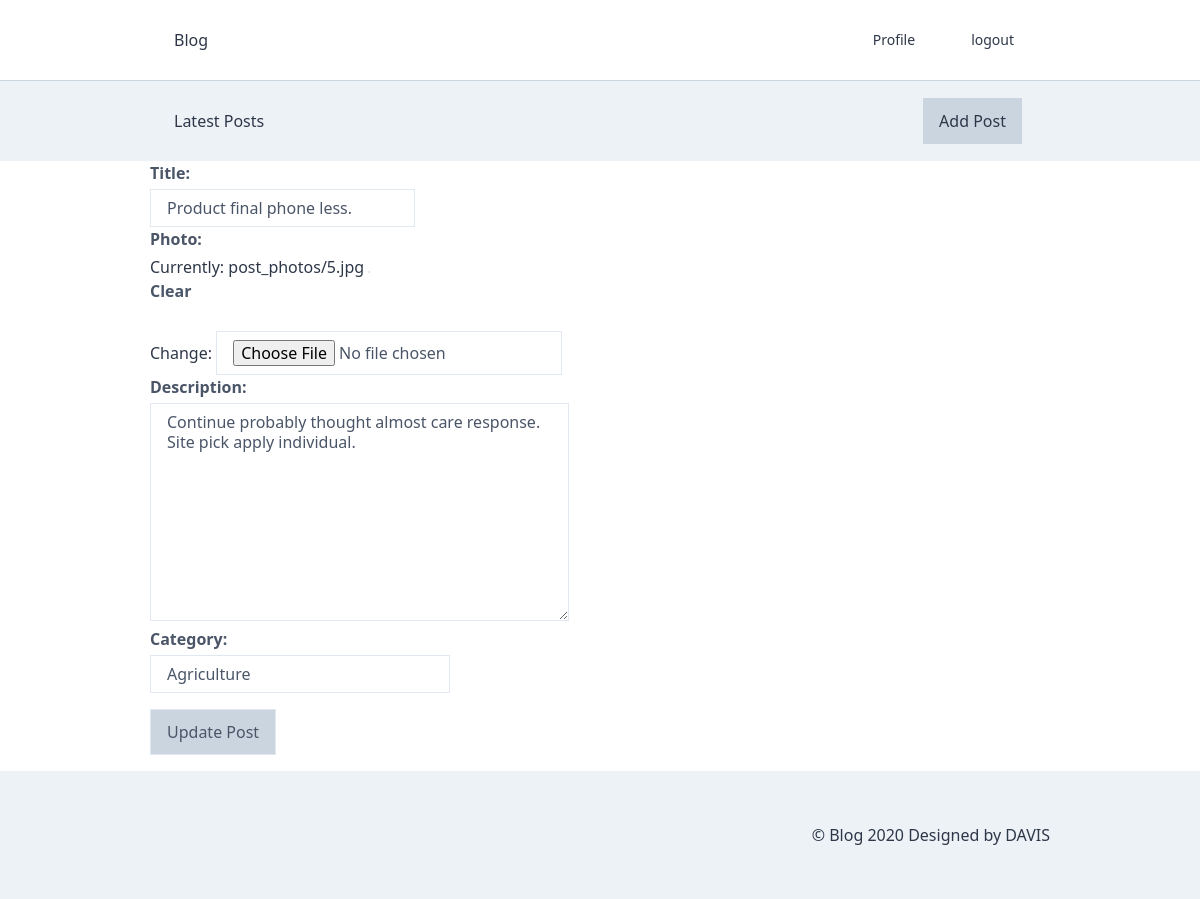
Page /posts/edit/308/ (signed in) on the committed database.
### posts/models.py (models this page shows, shortened)
class Post(core_models.TimeStampedModel):
    title = models.CharField(max_length=140)
    description = models.TextField()
    photo = models.ImageField(blank=True, upload_to='post_photos/')
    author = models.ForeignKey(
        "users.User", related_name="author", on_delete=models.CASCADE)
    is_published = models.BooleanField(default=False)
    authorized_by = models.ForeignKey(
        "users.User", on_delete=models.SET_NULL, null=True, blank=True, default=None)
    category = models.ForeignKey(
        "Category", on_delete=models.CASCADE)

### posts/views.py (the view, shortened to what this page needs)
# urls.py: path("edit/<int:pk>/", views.PostUpdate.as_view(), name="post-update"),
class PostUpdate(mixins.LoggedInOnlyView, View):
    def get(self, request, pk):
        post = models.Post.objects.get(pk=pk)
        if post.author == request.user:
            form = forms.PostCreateForm(instance=post)
            return render(request, "posts/post_update_form.html", {"form": form, "post": post})
        return HttpResponseRedirect(request.META.get('HTTP_REFERER'))

### posts/forms.py
class PostCreateForm(forms.ModelForm):
    class Meta:
        model = models.Post
        fields = ("title", "photo", "description", "category")

### posts/models.py (called while the page is built)
    def __str__(self):
        return self.name

### users/models.py (called while the page is built)
    def get_absolute_url(self):
        return reverse("users:profile", kwargs={"pk": self.pk})

### templates/posts/post_update_form.html (shortened to what this page needs)
{% extends 'base.html' %}
{% block content %}
<div class="w-3/4 mx-auto container">
    <form method="post" action="{% url 'posts:post-update' pk=post.id %}" enctype="multipart/form-data">
        {{ form.as_p }}
        <input type="submit" value="Update Post" class="bg-gray-400 px-4 py-3 hover:bg-gray-300 my-4">
    </form>
</div>
{% endblock content %}

### rows in the picture
Post: title "Product final phone less.", description "Continue probably thought almost care response. Site pick apply individual.", category "Agriculture"
